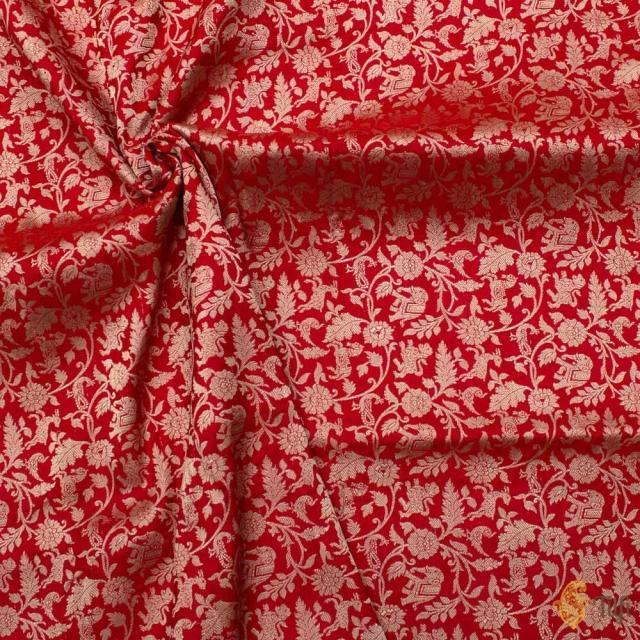
#> input picture data/raw/test/Banarasi/239.jpg, 640 x 640 px, given as the content of the folder data/raw/train, which was not available
$ python preprocess.py
#> lines starting #> are read from the running program, lines starting #| are printed output that depends on the picture
import cv2
import numpy as np
from pathlib import Path

def normalize_lighting(img):
    lab = cv2.cvtColor(img, cv2.COLOR_BGR2LAB)
    l, a, b = cv2.split(lab)
    clahe = cv2.createCLAHE(clipLimit=2.0, tileGridSize=(8, 8))
    l = clahe.apply(l)
    return cv2.cvtColor(cv2.merge((l, a, b)), cv2.COLOR_LAB2BGR)

def preprocess(img, size=224):
    img = cv2.resize(img, (size, size))
    img = normalize_lighting(img)
    img = cv2.GaussianBlur(img, (3, 3), 0)
    return img

def run(split):
#> called with split = 'train'
    src = Path("data/raw") / split
    dst = Path("data/processed") / split
    count = 0
    for f in src.rglob("*"):
        if f.suffix.lower() not in (".jpg", ".jpeg", ".png"):
            continue
        img = cv2.imread(str(f))
#> img is the input picture: shape (640, 640, 3); mean B, G, R 63.5, 64.2, 172
        if img is None:
            continue
        out = preprocess(img)
#> in preprocess, `img = cv2.resize(img, (size, size))`:
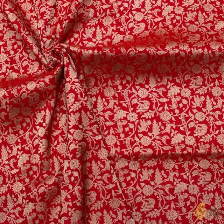
#> img: shape (224, 224, 3); mean of channels 0, 1, 2 63.4, 64.1, 171.9; drawn as B, G, R
#> in normalize_lighting, `lab = cv2.cvtColor(img, cv2.COLOR_BGR2LAB)`: lab: shape (224, 224, 3); mean of channels 0, 1, 2 111.8, 169.5, 154.5
#> in normalize_lighting, `l, a, b = cv2.split(lab)`:
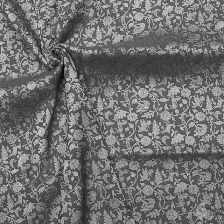
#> l: shape (224, 224); min 5, max 215, mean 111.8
#> in normalize_lighting, `l, a, b = cv2.split(lab)`:
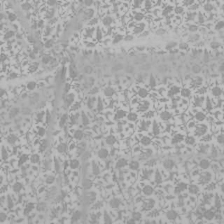
#> a: shape (224, 224); min 134, max 197, mean 169.5
#> in normalize_lighting, `l, a, b = cv2.split(lab)`:
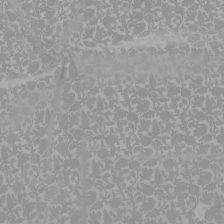
#> b: shape (224, 224); min 131, max 179, mean 154.5
#> in normalize_lighting, `l = clahe.apply(l)`:
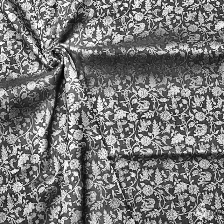
#> l: shape (224, 224); min 2, max 255, mean 119.9
#> in normalize_lighting, `return cv2.cvtColor(cv2.merge((l, a, b)), cv2.COLOR_LAB2BGR)`:
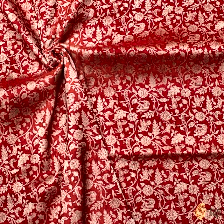
#> returned value: shape (224, 224, 3); mean B, G, R 74, 76.7, 177.4
#> in preprocess, `img = cv2.GaussianBlur(img, (3, 3), 0)`:
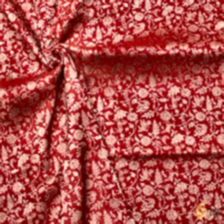
#> img: shape (224, 224, 3); mean B, G, R 74.1, 76.7, 177.4
        out_path = dst / f.parent.name / (f.stem + ".jpg")
        out_path.parent.mkdir(parents=True, exist_ok=True)
        cv2.imwrite(str(out_path), out)
        count += 1
    print(split, "done:", count)

if __name__ == "__main__":
    for s in ("train", "val", "test"):
        run(s)
